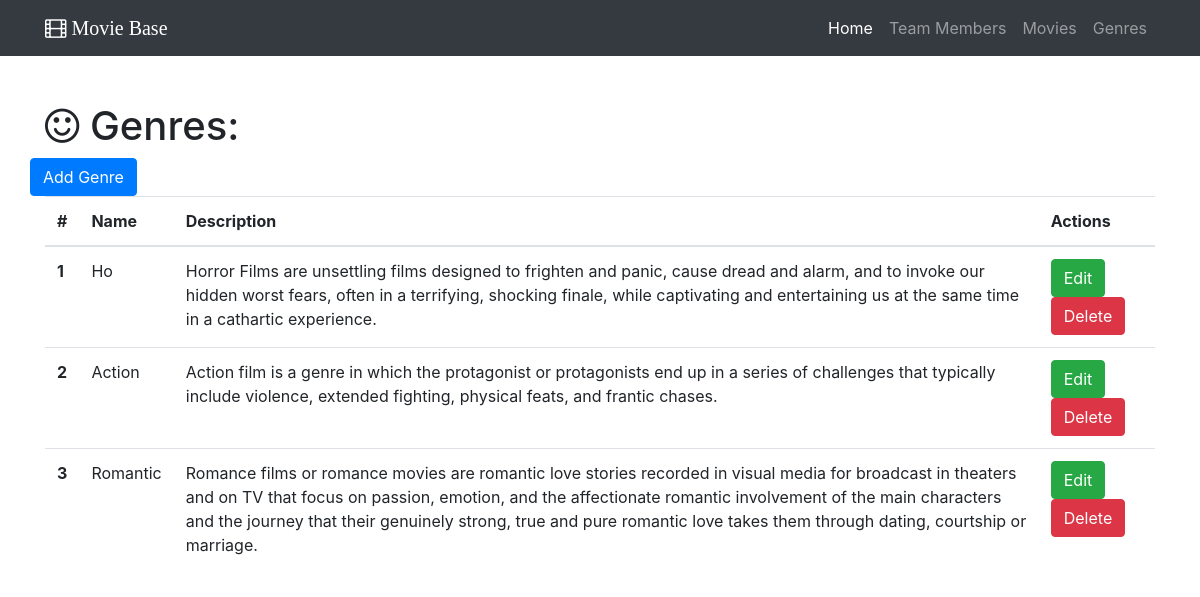
Page /genres on the earlier database version.
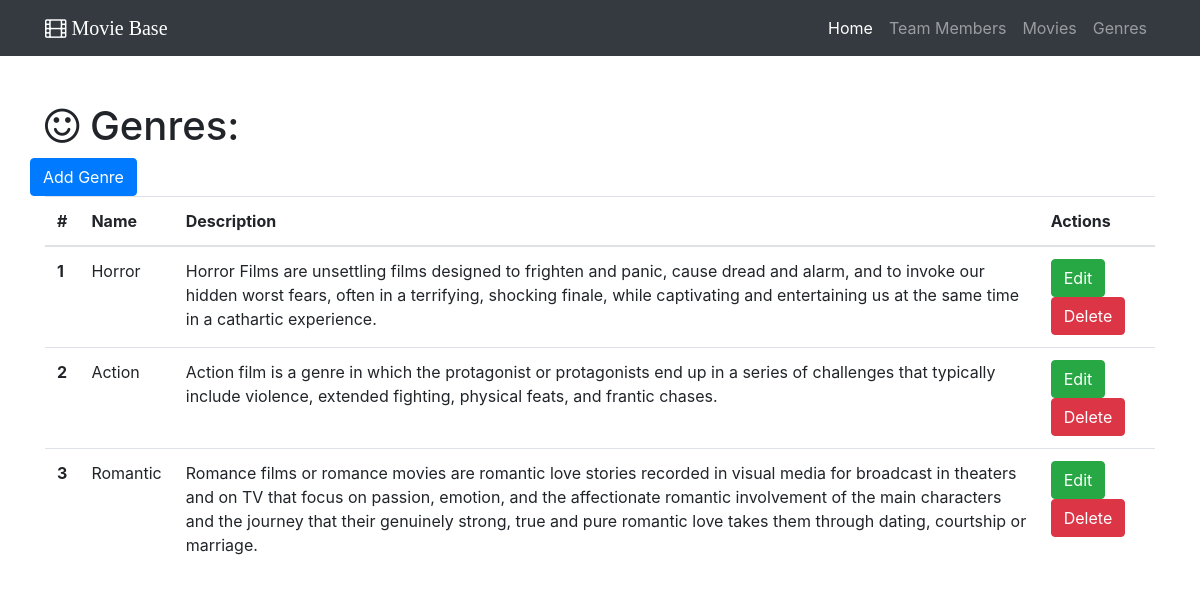
Same page on the later database version.
### base.py (models this page shows)
class Genre(db.Model):
    __tablename__ = 'genres'
    id = db.Column(db.Integer, primary_key=True)
    name = db.Column(db.String(64))
    description = db.Column(db.Text)
    movies = db.relationship('Movie', backref='genre',cascade="delete")##back reference at the many side, unique in ORM

### base.py (the view)
@app.route('/genres')
def show_all_genres():
    genres = Genre.query.all()
    return render_template('genre-all.html', genres=genres)

### templates/genre-all.html (shortened to what this page needs)
{% extends "home-base.html"%}
{% block page_content%}
  <div class="container">
    <h1 class="mt-5"><i class="fa fa-smile-o" aria-hidden="true"></i> Genres:</h1>
    <div class="row bottom-margin">
      <a href="/genre/add" class="btn btn-primary" role="button" aria-disabled="true">Add Genre</a>
    </div>
    {% if genres %}
      <table class="table">
        <thead>
          <tr>
            <th>#</th>
            <th>Name</th>
            <th>Description</th>
            <th>Actions</th>
          </tr>
        </thead>
        <tbody>
          {% for genre in genres %}
          <tr>
              <th scope="row">{{genre.id}}</th>
              <td>{{genre.name}}</td>
              <td>{{genre.description}}</td>
              <td>
                <a href="/genre/edit/{{genre.id}}" class="btn btn-success" role="button">Edit</a>
                <a href="/genre/delete/{{genre.id}}" class="btn btn-danger" role="button">Delete</a>
              </td>
          </tr>
          {% endfor%}
        </tbody>
      </table>
    {% else %}
      <h3>there are no genres in the database yet.</h3>
    {% endif %}
  </div>
{% endblock%}

Differences in the rows shown:
changed Genre id 1: name "Ho" → "Horror"
